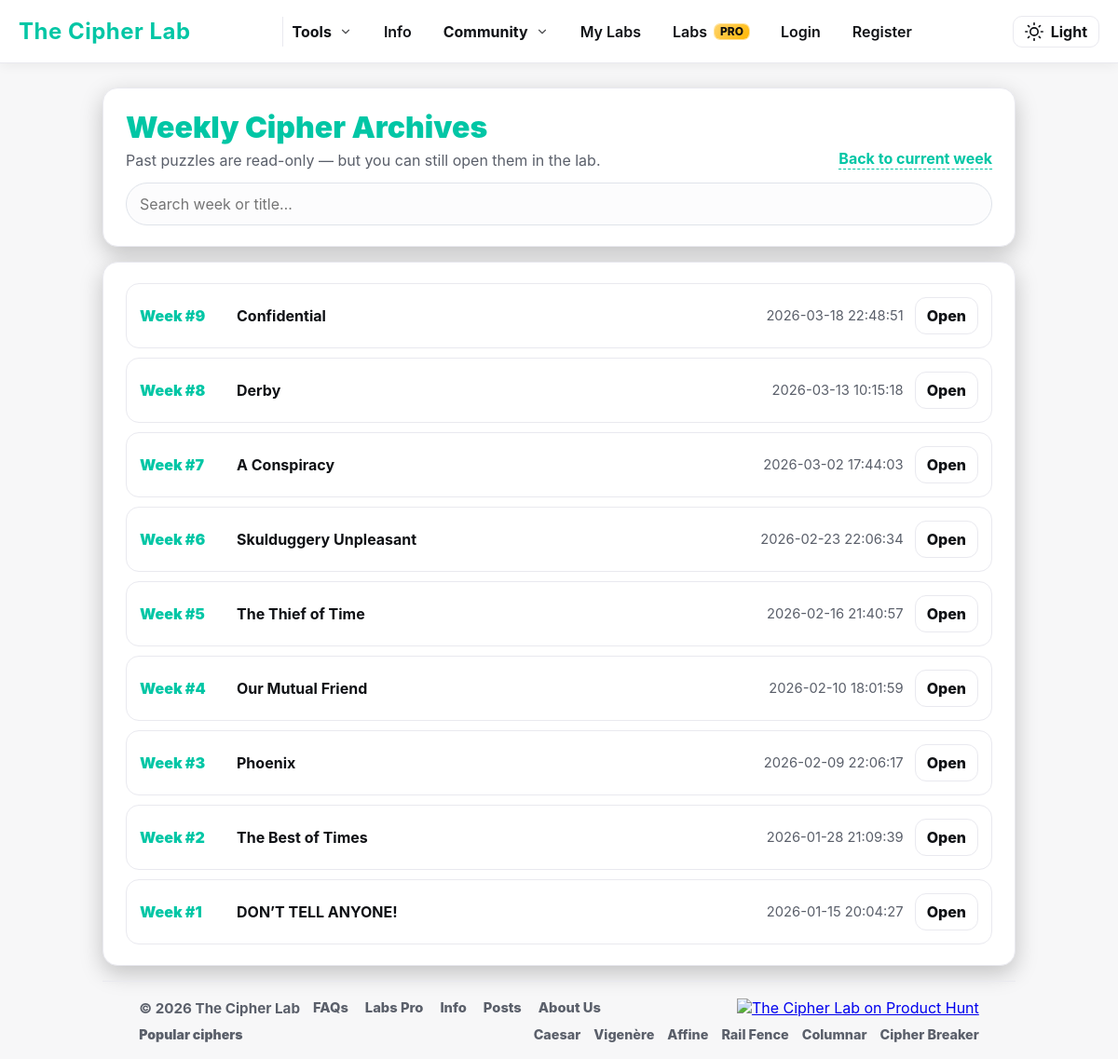
The app's page /weekly/archives with its own data.
### tables this page shows
CREATE TABLE weekly_cipher_archive (
            week_number INTEGER PRIMARY KEY,
            title TEXT NOT NULL,
            description TEXT,
            ciphertext TEXT NOT NULL,
            solution TEXT NOT NULL,
            hint TEXT,
            posted_at TEXT NOT NULL,
            archived_at TEXT NOT NULL DEFAULT CURRENT_TIMESTAMP
        , archived_solution TEXT);

### app.py (the view)
@app.route("/weekly/archives")
def weekly_archives():
    user = current_user()
    conn = get_db()
    rows = conn.execute(
        """
        SELECT week_number, title, posted_at, archived_at
        FROM weekly_cipher_archive
        ORDER BY week_number DESC
        """
    ).fetchall()
    conn.close()
    return render_template("weekly_archives.html", user=user, archives=rows)

### app.py (called while the page is built, shortened)
@app.after_request
def add_security_headers(resp):
    resp.headers["X-Content-Type-Options"] = "nosniff"
    resp.headers["X-Frame-Options"] = "DENY"
    resp.headers["Referrer-Policy"] = "strict-origin-when-cross-origin"
    resp.headers["Content-Security-Policy"] = (
        "default-src 'self'; "
        "img-src 'self' data: https://api.producthunt.com https://ph-files.imgix.net https://www.producthunt.com; "
        "script-src 'self' 'unsafe-inline' https://www.producthunt.com; "
        "style-src 'self' 'unsafe-inline'; "
        "frame-src https://www.producthunt.com;"
    )
    return resp

@app.before_request
def clear_flash_on_login():
    if request.endpoint == "login" and request.method == "GET":
        if "_flashes" not in session:
            session.pop("_flashes", None)

@app.context_processor
def inject_now_year():
    return {"now_year": datetime.utcnow().year}

@app.context_processor
def inject_user_setup_flags():
    u = current_user()
    if not u:
        return {}

### helpers.py (called while the page is built, shortened)
def get_db():
    conn = sqlite3.connect(DB_PATH)
    conn.row_factory = sqlite3.Row
    return conn

def current_user():
    if "user_id" not in session:
        return None

### templates/weekly_archives.html (shortened to what this page needs)
<!DOCTYPE html>
<html lang="en">
<head>
  <link rel="stylesheet" href="{{ url_for('static', filename='style.css') }}">
</head>
<body>
  {% include 'base_nav.html' %}
  <main class="archives-wrap">
    <section class="arch-card">
      <div class="toprow">
        <div>
          <h1>Weekly Cipher Archives</h1>
          <div class="sub">Past puzzles are read-only — but you can still open them in the lab.</div>
        </div>
        <a class="backlink" href="{{ url_for('weekly_page') }}">Back to current week</a>
      </div>
      <div class="search" style="margin-top:14px;">
        <input id="arch-search" type="text" placeholder="Search week or title…" />
      </div>
    </section>
    <section class="arch-card">
      {% if not archives or archives|length == 0 %}
        <p class="empty">No archived weeks yet.</p>
      {% else %}
      <div class="list" id="arch-list">
        {% for a in archives %}
          <div class="row" data-week="{{ a.week_number }}" data-title="{{ (a.title or '')|lower }}">
            <div class="wk">Week #{{ a.week_number }}</div>
            <div class="ttl">{{ a.title }}</div>
            <div class="meta">{{ (a.posted_at or '')[:19].replace('T',' ') }}</div>
            <a class="openbtn" href="{{ url_for('weekly_archive_view', week_number=a.week_number) }}">Open</a>
          </div>
        {% endfor %}
      </div>
      {% endif %}
    </section>
    {% include 'base_footer.html' %}
  </main>
</body>
</html>

### static/style.css (style rules this page uses)
:root { --bg: #121212; --panel: #1a1a1a; --panel-2: #202020; --elev-shadow: 0 10px 30px rgba(0, 0, 0, 0.55); --line: #252525; --line-2: #2b2b2b; --text: #f2f2f2; --text-dim: #d9d9d9; --muted: #b8b8b8; --muted-2: #9a9a9a; --accent: #00c6a5; --accent-strong: #00d4b3; --accent-soft: rgba(0, 198, 165, 0.18); --accent-soft-2: rgba(0, 198, 165, 0.28); --input-bg: #232323; --input-border: #343434; --input-hover: #262626; --input-focus: #1d1d1d; --warning: #ffdd00; --danger: #ff6b6b; --radius-lg: 16px; --radius-md: 10px; --radius-sm: 6px; --transition: 0.18s ease; }
* { box-sizing: border-box; }
html { scroll-behavior: smooth; }
body { font-family: 'Inter', 'Segoe UI', Tahoma, Geneva, Verdana, sans-serif; background-color: var(--bg); color: var(--text); margin: 0; padding: 0; min-height: 100vh; display: flex; justify-content: center; align-items: flex-start; }
input[type="text"], input[type="password"], input[type="email"], input[type="search"] { width: 100%; padding: 12px 14px; border-radius: 8px; border: 1px solid var(--input-border); background: var(--input-bg); color: var(--text); transition: border-color var(--transition), box-shadow var(--transition), background-color var(--transition); font-family: inherit; font-size: 16px; }
:root[data-theme="light"] { --bg: #f7f7f8; --panel: #ffffff; --panel-2: #fbfbfc; --elev-shadow: 0 10px 30px rgba(0, 0, 0, 0.08); --line: #e9e9ef; --line-2: #e2e2e8; --text: #0f1115; --text-dim: #20232a; --muted: #5a5f6a; --muted-2: #7a7f8a; --accent: #00c6a5; --accent-strong: #00b69a; --accent-soft: rgba(0, 198, 165, 0.18); --accent-soft-2: rgba(0, 198, 165, 0.25); --input-bg: #fcfcfd; --input-border: #dfe3ea; --input-hover: #f6f7f9; --input-focus: #ffffff; }
:root[data-theme="light"] pre, :root[data-theme="light"] textarea, :root[data-theme="light"] #plaintext, :root[data-theme="light"] #substitution-row input, :root[data-theme="light"] select, :root[data-theme="light"] input[type="text"], :root[data-theme="light"] input[type="password"], :root[data-theme="light"] input[type="email"], :root[data-theme="light"] input[type="search"] { color: var(--text); background: var(--input-bg); border-color: var(--input-border); }
* { scrollbar-width: thin; scrollbar-color: color-mix(in oklab, var(--accent) 45%, #0f0f0f) var(--bg); }
html, body { height: 100%; }
body { display: flex; flex-direction: column; justify-content: flex-start; align-items: stretch; min-height: 100vh; }
main { flex: 1 0 auto; }

### templates/weekly_archives.html (style rules this page uses)
body { background: var(--bg); color: var(--text); font-family: 'Inter','Segoe UI',Tahoma,sans-serif; margin:0; }
main.archives-wrap { width: min(980px, 94%); margin: 14px auto 80px; display:flex; flex-direction: column; gap: 16px; animation: fadeIn .35s ease; }
.arch-card { background: var(--panel); border: 1px solid var(--line); border-radius: 16px; padding: 22px 24px; box-shadow: 0 8px 24px rgba(0,0,0,0.22); }
h1 { margin:0; color: var(--accent); font-weight: 900; font-size: clamp(1.4rem, 3vw, 2rem); }
.sub { color: var(--muted); margin-top: 6px; }
.toprow { display:flex; align-items: flex-end; justify-content: space-between; gap: 14px; flex-wrap: wrap; }
.backlink { color: var(--accent); text-decoration:none; font-weight: 700; border-bottom: 1px dashed var(--accent); padding-bottom:1px; white-space: nowrap; }
.search { width: 100%; display:flex; }
.search input { width:100%; padding: 12px 14px; border-radius: 999px; border: 1px solid var(--input-border); background: var(--panel); color: var(--text); font-size: 1rem; }
.list { display:flex; flex-direction: column; gap: 10px; }
.row { display:flex; justify-content: space-between; gap: 12px; align-items: center; padding: 14px 14px; border: 1px solid var(--line); border-radius: 14px; background: rgba(255,255,255,0.02); }
.wk { font-weight: 900; color: var(--accent); min-width: 92px; }
.ttl { flex: 1; min-width: 0; font-weight: 750; color: var(--text); overflow:hidden; text-overflow: ellipsis; white-space: nowrap; }
.meta { color: var(--muted); font-size: .92rem; white-space: nowrap; }
.openbtn { padding: 9px 12px; border-radius: 12px; border: 1px solid var(--line); background: var(--panel); color: var(--text); font-weight: 800; cursor: pointer; text-decoration:none; white-space: nowrap; }

### templates/base_nav.html (style rules this page uses)
body { padding-top: 80px; }

### records on screen
weekly_cipher_archive: week_number "9", title "Confidential", posted_at "2026-03-18 22:48:51"
weekly_cipher_archive: week_number "8", title "Derby", posted_at "2026-03-13 10:15:18"
weekly_cipher_archive: week_number "7", title "A Conspiracy", posted_at "2026-03-02 17:44:03"
weekly_cipher_archive: week_number "6", title "Skulduggery Unpleasant", posted_at "2026-02-23 22:06:34"
weekly_cipher_archive: week_number "5", title "The Thief of Time", posted_at "2026-02-16 21:40:57"
weekly_cipher_archive: week_number "4", title "Our Mutual Friend", posted_at "2026-02-10 18:01:59"
weekly_cipher_archive: week_number "3", title "Phoenix", posted_at "2026-02-09 22:06:17"
weekly_cipher_archive: week_number "2", title "The Best of Times", posted_at "2026-01-28 21:09:39"
weekly_cipher_archive: week_number "1", title "DON’T TELL ANYONE!", posted_at "2026-01-15 20:04:27"
